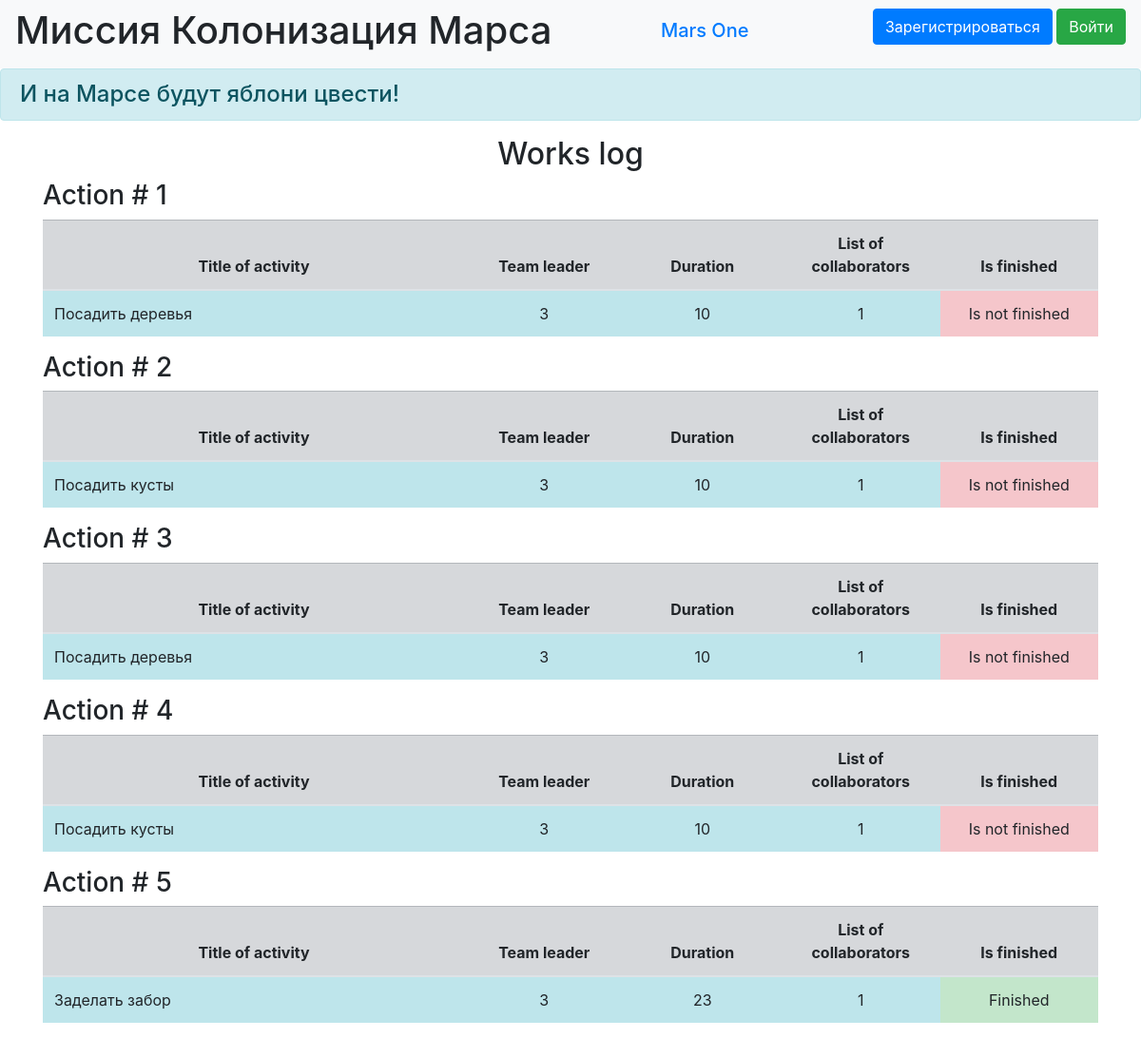
The page /index on the database as committed earlier.
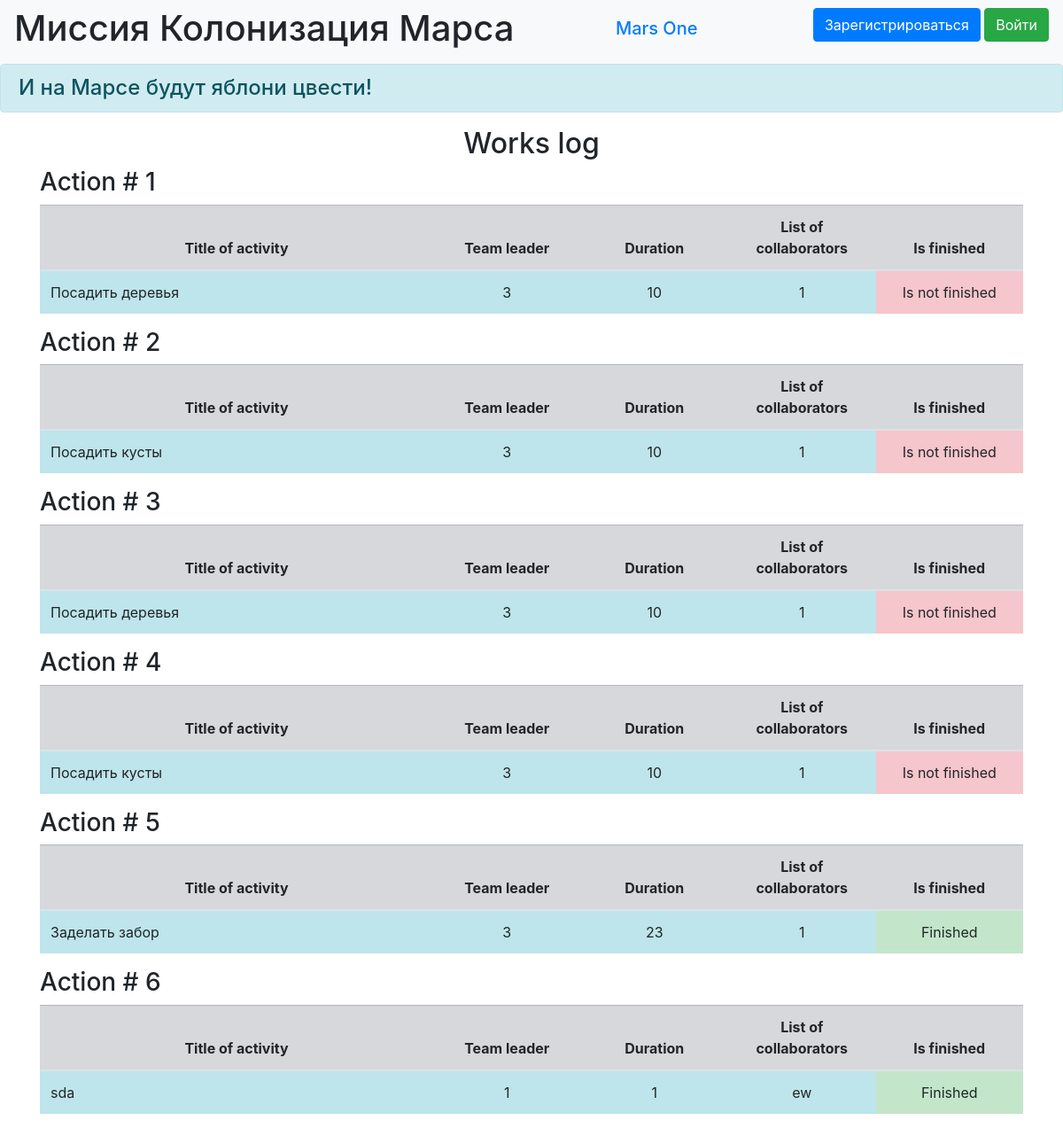
The same page on the database as committed later.
### mars/data/jobs.py (models this page shows)
class Jobs(SqlAlchemyBase):
    __tablename__ = 'jobs'
    id = sqlalchemy.Column(sqlalchemy.Integer,
                           primary_key=True, autoincrement=True)
    team_leader = sqlalchemy.Column(sqlalchemy.Integer,
                                    sqlalchemy.ForeignKey("users.id"))
    job = sqlalchemy.Column(sqlalchemy.String, nullable=True)
    work_size = sqlalchemy.Column(sqlalchemy.String, nullable=True)
    collaboratos = sqlalchemy.Column(sqlalchemy.String, nullable=True)
    start_date = sqlalchemy.Column(sqlalchemy.DateTime,
                                   default=datetime.datetime.now)
    end_date = sqlalchemy.Column(sqlalchemy.DateTime,
                                 default=datetime.datetime.now)
    is_finished = sqlalchemy.Column(sqlalchemy.Boolean, default=True)
    user = orm.relationship("User")

### mars/main.py (the view)
@app.route('/')
@app.route('/index')
def index():
    db_sess = db_session.create_session()
    jobs = db_sess.query(Jobs).all()
    return render_template('jobs.html', jobs=jobs)

### mars/data/db_session.py (called while the page is built)
def create_session() -> Session:
    global __factory
    return __factory()

### mars/templates/jobs.html
{% extends "base.html" %}
{% block content %}
<h2>Works log</h2>
{% for item in jobs %}
<h3>Action # {{item.id}}</h3>
<table class="table">
  <thead>
    <tr class="table-secondary cell-1">
      <th scope="col" width="40%">Title of activity</th>
      <th scope="col" width="15%">Team leader</th>
      <th scope="col" width="15%">Duration</th>
      <th scope="col" width="15%">List of collaborators</th>
      <th scope="col" width="15%">Is finished</th>
    </tr>
  </thead>
  <tbody>
    <tr>
      <td scope="row" class="table-info">{{item.job}}</td>
      <td class="table-info" align="center">{{item.team_leader}}</td>
      <td class="table-info" align="center">{{item.work_size}}</td>
      <td class="table-info" align="center">{{item.collaboratos}}</td>
      {% if item.is_finished%}
      <td class="table-success" align="center">Finished</td>
      {% else %}
      <td class="table-danger" align="center">Is not finished</td>
      {% endif %}
    </tr>
  </tbody>
</table>
{% endfor %}
{% endblock %}

### mars/templates/base.html (shortened to what this page needs)
<!doctype html>
<html lang="en">
<head>
    <link rel="stylesheet"
          href="https://stackpath.bootstrapcdn.com/bootstrap/4.4.1/css/bootstrap.min.css"
>
    <link rel="stylesheet" type="text/css" href="../static/css/style.css" />
</head>
<body>
<header>
    <nav class="navbar navbar-light bg-light">
        <h1 class="muted-text">Миссия Колонизация Марса</h1>
        <h1 class="navbar-brand"><a href="#">Mars One</a></h1>
        {% if current_user.is_authenticated %}
    <a class="navbar-brand" href="/logout">{{ current_user.name }}</a>
{% else %}
    <p>
        <a class="btn btn-primary " href="/register">Зарегистрироваться</a>
        <a class="btn btn-success" href="/login">Войти</a>
    </p>
{% endif %}
    </nav>
    <h4 class="alert alert-info">И на Марсе будут яблони цвести!</h4>
</header>
<main role="main" class="container">
    {% block content %}{% endblock %}
</main>
</body>
</html>

### mars/static/css/style.css (style rules this page uses)
th, center-text { text-align: center; vertical-align: middle; }
h2 { text-align: center; }
.cell-1 { vertical-align: middle; }

Rows that differ between the two databases and show on the page:
added Jobs: id "6", job "sda", team_leader "1", work_size "1", collaboratos "ew", is_finished "Finished"
